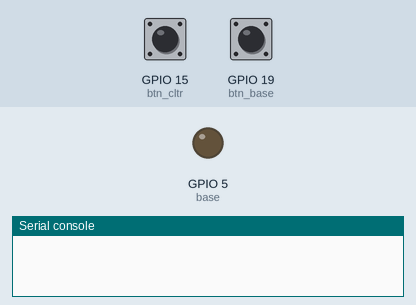
Simulated run of this program. Board: ESP32 board running MicroPython. Shown: output pins drawn as LEDs (lit = HIGH), the last lines printed to the serial console. Inputs (shaded band) come from the test bench; at power-on: GPIO 19 (btn_base) HIGH, GPIO 15 (btn_cltr) HIGH.

Above: at 1.2 s.
1.3 s: GPIO 19 (btn_base) pulled LOW for 0.15 s
At 2.4 s:
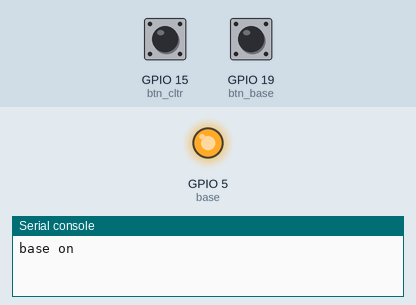
7.0 s: GPIO 19 (btn_base) pulled LOW for 1 s
At 8.0 s:
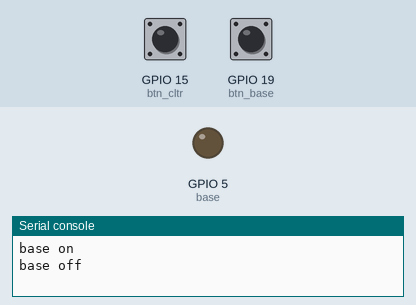
9.5 s: GPIO 19 (btn_base) pulled LOW for 3.2 s
At 9.9 s:
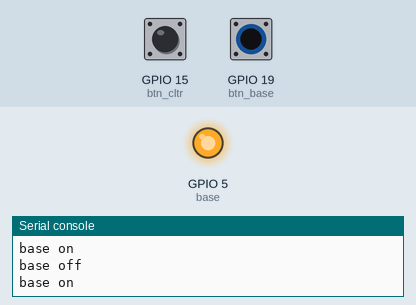
Timing chart, 0 to 12.5 s (numbered marks = the images above; inputs shaded):
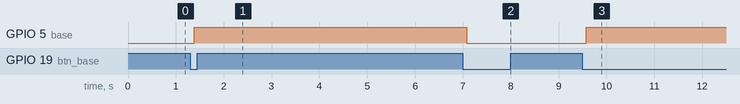

The program:

not_npn.py
```python
from machine import Pin , PWM
from time import sleep_ms

class Button():
    def __init__(self,Pinn):
        self.Pin = Pin(Pinn, Pin.IN, Pin.PULL_UP)
        self.prev = False
    def Press(self):
        if not self.Pin.value()  and not self.prev:
            sleep_ms(80)
            if not self.Pin.value():
                self.prev = True
                return True

        elif self.Pin.value() and self.prev:
            sleep_ms(80)
            if self.Pin.value():
                self.prev = False

colector = Pin(4, Pin.OUT)
base = Pin(5, Pin.OUT)

btn_cltr = Button(15)
btn_base = Button(19)

colector.off()
base.off()
state_cltr = False
state_base = False
while True:
    if btn_cltr.Press():
        if not state_cltr:
            colector.on()
            state_cltr = True
            print("colector on")
        else:
            colector.off()
            state_cltr = False
            print("colector off")
    if btn_base.Press():
        if not state_base:
            base.on()
            state_base = True
            print("base on")
        else:
            base.off()
            state_base = False
            print("base off")
```

Measured:
- after the input at 1.3 s, GPIO 5 (base): LOW → HIGH after 0.08 s
- after the input at 7.0 s, GPIO 5 (base): HIGH → LOW after 0.08 s
- after the input at 9.5 s, GPIO 5 (base): LOW → HIGH after 0.08 s
